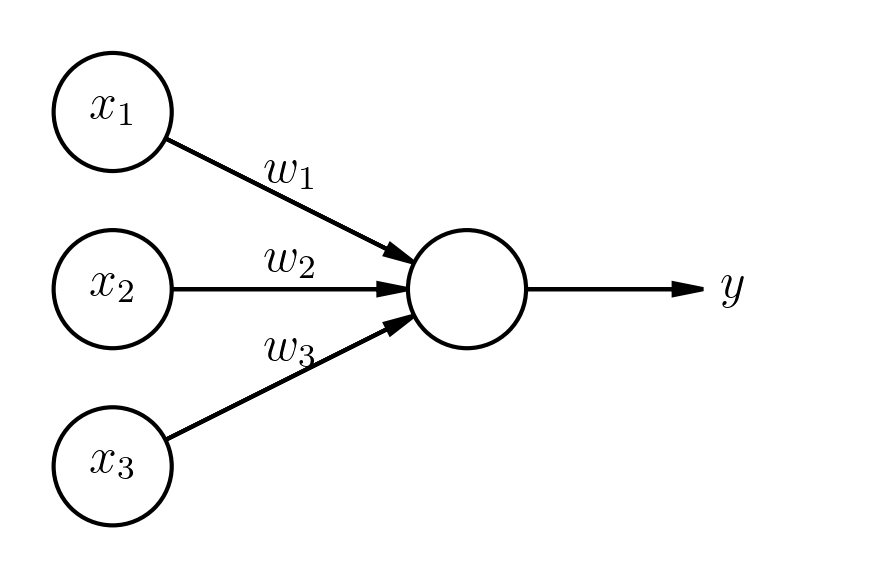

Python code for this plot:
import daft
from matplotlib import rc

rc("font", family="serif", size=12)
rc("text", usetex=True)


# Instantiate the PGM.
pgm = daft.PGM()

# Hierarchical parameters.
pgm.add_node("x3", r"$x_3$", 0.5, 1)
pgm.add_node("x2", r"$x_2$", 0.5, 1.75)
pgm.add_node("x1", r"$x_1$", 0.5, 2.5)
pgm.add_node("out", r"", 2, 1.75)
pgm.add_node("iesire",r"$y$",3.25,1.75, offset=[-7,1], plot_params={"ec": "none"})

pgm.add_edge("x1","out",label=r"$w_1$")
pgm.add_edge("x2","out",label=r"$w_2$")
pgm.add_edge("x3","out",label=r"$w_3$")
pgm.add_edge("out","iesire")

# Render and save.
pgm.render()
pgm.savefig("perceptron-mine.png", dpi=300)